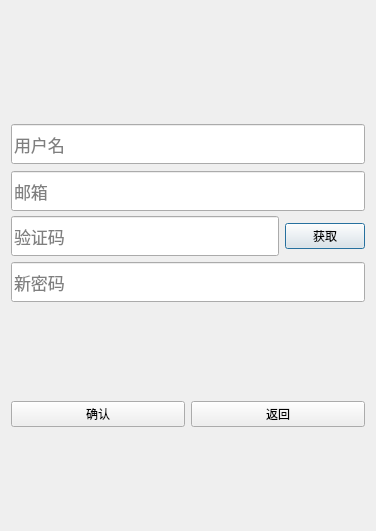
<?xml version="1.0" encoding="UTF-8"?>
<ui version="4.0">
 <class>ResetDialog</class>
 <widget class="QDialog" name="ResetDialog">
  <property name="geometry">
   <rect>
    <x>0</x>
    <y>0</y>
    <width>376</width>
    <height>531</height>
   </rect>
  </property>
  <property name="windowTitle">
   <string>Dialog</string>
  </property>
  <layout class="QVBoxLayout" name="verticalLayout_2">
   <item>
    <layout class="QVBoxLayout" name="verticalLayout">
     <item>
      <spacer name="verticalSpacer">
       <property name="orientation">
        <enum>Qt::Vertical</enum>
       </property>
       <property name="sizeHint" stdset="0">
        <size>
         <width>20</width>
         <height>40</height>
        </size>
       </property>
      </spacer>
     </item>
     <item>
      <layout class="QHBoxLayout" name="horizontalLayout_2">
       <property name="topMargin">
        <number>0</number>
       </property>
       <item>
        <widget class="QLabel" name="err_tip">
         <property name="text">
          <string/>
         </property>
         <property name="alignment">
          <set>Qt::AlignCenter</set>
         </property>
        </widget>
       </item>
      </layout>
     </item>
     <item>
      <layout class="QHBoxLayout" name="horizontalLayout_6">
       <item>
        <widget class="QLineEdit" name="userEdit">
         <property name="minimumSize">
          <size>
           <width>0</width>
           <height>40</height>
          </size>
         </property>
         <property name="maximumSize">
          <size>
           <width>16777215</width>
           <height>40</height>
          </size>
         </property>
         <property name="font">
          <font>
           <pointsize>13</pointsize>
          </font>
         </property>
         <property name="placeholderText">
          <string>用户名</string>
         </property>
        </widget>
       </item>
      </layout>
     </item>
     <item>
      <layout class="QHBoxLayout" name="horizontalLayout_4">
       <item>
        <widget class="QLineEdit" name="emailEdit">
         <property name="minimumSize">
          <size>
           <width>0</width>
           <height>40</height>
          </size>
         </property>
         <property name="maximumSize">
          <size>
           <width>16777215</width>
           <height>37</height>
          </size>
         </property>
         <property name="font">
          <font>
           <pointsize>13</pointsize>
          </font>
         </property>
         <property name="placeholderText">
          <string>邮箱</string>
         </property>
        </widget>
       </item>
      </layout>
     </item>
     <item>
      <layout class="QHBoxLayout" name="horizontalLayout_5">
       <item>
        <widget class="QLineEdit" name="varifyEdit">
         <property name="minimumSize">
          <size>
           <width>0</width>
           <height>40</height>
          </size>
         </property>
         <property name="maximumSize">
          <size>
           <width>16777215</width>
           <height>40</height>
          </size>
         </property>
         <property name="font">
          <font>
           <pointsize>13</pointsize>
          </font>
         </property>
         <property name="placeholderText">
          <string>验证码</string>
         </property>
        </widget>
       </item>
       <item>
        <widget class="QPushButton" name="get_code">
         <property name="text">
          <string>获取</string>
         </property>
        </widget>
       </item>
      </layout>
     </item>
     <item>
      <layout class="QHBoxLayout" name="horizontalLayout_7">
       <item>
        <widget class="QLineEdit" name="newpwdEdit">
         <property name="minimumSize">
          <size>
           <width>0</width>
           <height>40</height>
          </size>
         </property>
         <property name="maximumSize">
          <size>
           <width>16777215</width>
           <height>40</height>
          </size>
         </property>
         <property name="font">
          <font>
           <pointsize>13</pointsize>
          </font>
         </property>
         <property name="placeholderText">
          <string>新密码</string>
         </property>
        </widget>
       </item>
      </layout>
     </item>
     <item>
      <spacer name="verticalSpacer_2">
       <property name="orientation">
        <enum>Qt::Vertical</enum>
       </property>
       <property name="sizeHint" stdset="0">
        <size>
         <width>20</width>
         <height>40</height>
        </size>
       </property>
      </spacer>
     </item>
     <item>
      <layout class="QHBoxLayout" name="horizontalLayout_3">
       <item>
        <widget class="QPushButton" name="confirmBtn">
         <property name="text">
          <string>确认</string>
         </property>
        </widget>
       </item>
       <item>
        <widget class="QPushButton" name="returnBtn">
         <property name="text">
          <string>返回</string>
         </property>
        </widget>
       </item>
      </layout>
     </item>
     <item>
      <spacer name="verticalSpacer_3">
       <property name="orientation">
        <enum>Qt::Vertical</enum>
       </property>
       <property name="sizeHint" stdset="0">
        <size>
         <width>20</width>
         <height>40</height>
        </size>
       </property>
      </spacer>
     </item>
    </layout>
   </item>
  </layout>
 </widget>
 <resources/>
 <connections/>
</ui>
